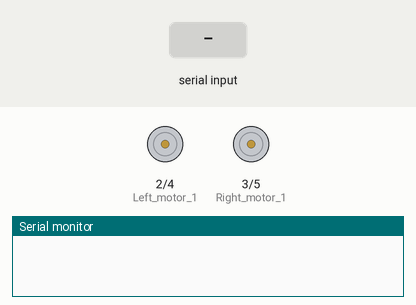
Simulated run of this sketch. Board: Arduino Uno, built with avr-gcc and run on an emulated ATmega328P. Parts: motor-driver pin pairs drawn as motors (green arrow = first pin HIGH = forward, orange = second pin HIGH = backward, longer = more drive), the last lines printed to the serial monitor. The test bench sets the inputs (shaded band).

Above: at 1.2 s.
1.3 s: "F" received over the second serial link
At 2.2 s:
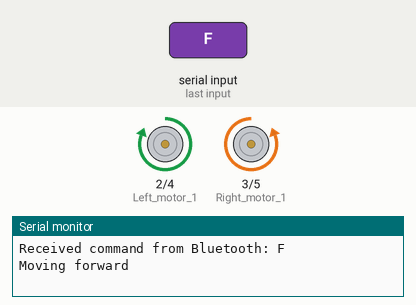
2.8 s: "L" received over the second serial link
At 3.4 s:
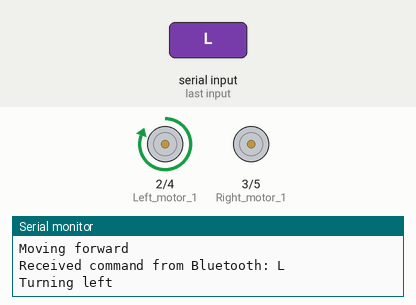
4.3 s: "R" received over the second serial link
At 5.5 s:
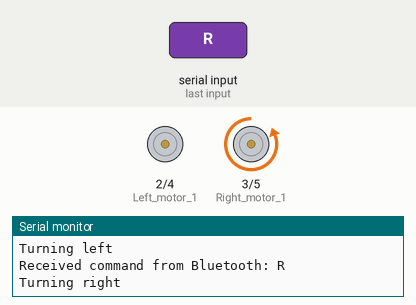
5.8 s: "B" received over the second serial link
At 6.9 s:
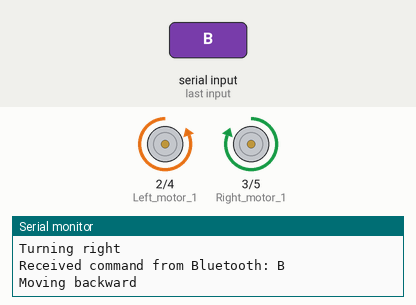
Timing chart, 0 to 8.8 s (numbered marks = the images above; inputs shaded):
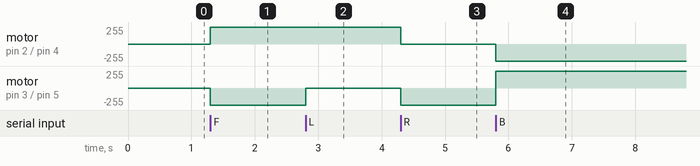

Measured:
- after the input at 1.3 s, motor on pin 2 (Left_motor_1) / pin 4 (Left_motor_2): stopped → forward 255/255 at once; motor on pin 3 (Right_motor_1) / pin 5 (Right_motor_2): stopped → backward 255/255 at once
- after the input at 2.8 s, motor on pin 3 (Right_motor_1) / pin 5 (Right_motor_2): backward 255/255 → stopped at once
- after the input at 4.3 s, motor on pin 2 (Left_motor_1) / pin 4 (Left_motor_2): forward 255/255 → stopped at once; motor on pin 3 (Right_motor_1) / pin 5 (Right_motor_2): stopped → backward 255/255 at once
- after the input at 5.8 s, motor on pin 2 (Left_motor_1) / pin 4 (Left_motor_2): stopped → backward 255/255 at once; motor on pin 3 (Right_motor_1) / pin 5 (Right_motor_2): backward 255/255 → forward 255/255 at once

The sketch:

sketch_feb6a.ino
```cpp
#include <SoftwareSerial.h>

SoftwareSerial mySerial(10, 11);  // RX, TX

void setup() {
  Serial.begin(9600);
  mySerial.begin(9600);
  pinMode(2, OUTPUT);  // Left motor 1
  pinMode(3, OUTPUT);  // Right motor 1
  pinMode(4, OUTPUT);  // Left motor 2
  pinMode(5, OUTPUT);  // Right motor 2
}

void loop() {
  if (Serial.available()) {
    char command = Serial.read();
    Serial.println(command);  // Print the received command
    mySerial.write(command);  // Send the command to the Bluetooth module
  }

  if (mySerial.available()) {
    char command = mySerial.read();
    Serial.println("Received command from Bluetooth: " + String(command));  // Print the received command
    switch (command) {
      case 'F':  // Move forward
        Serial.println("Moving forward");
        digitalWrite(2, HIGH);  // Left motor 1 forward
        digitalWrite(3, LOW);  // Right motor 1 forward
        digitalWrite(4, LOW);  // Left motor 2 forward
        digitalWrite(5, HIGH);  // Right motor 2 forward
        break;
      case 'L':  // Turn left
        Serial.println("Turning left");
        digitalWrite(2, HIGH);   // Left motor 1 backward
        digitalWrite(3, LOW);  // Right motor 1 forward
        digitalWrite(4, LOW);  // Left motor 2 forward
        digitalWrite(5, LOW);  // Right motor 2 forward
        break;
      case 'R':  // Turn right
        Serial.println("Turning right");
        digitalWrite(2, LOW);  // Left motor 1 forward
        digitalWrite(3, LOW);  // Right motor 1 backward
        digitalWrite(4, LOW);  // Left motor 2 forward
        digitalWrite(5, HIGH);  // Right motor 2 forward
        break;
      case 'B':  // Move backward
        Serial.println("Moving backward");
        digitalWrite(2, LOW);  // Left motor 1 forward
        digitalWrite(3, HIGH);  // Right motor 1 forward
        digitalWrite(4, HIGH);   // Left motor 2 backward
        digitalWrite(5, LOW);   // Right motor 2 backward
        break;
      default:  // Stop
        Serial.println("Stopping");
        digitalWrite(2, LOW);   // Left motor 1 stopped
        digitalWrite(3, LOW);   // Right motor 1 stopped
        digitalWrite(4, LOW);   // Left motor 2 stopped
        digitalWrite(5, LOW);   // Right motor 2 stopped
        break;
    }
  }
}
```
